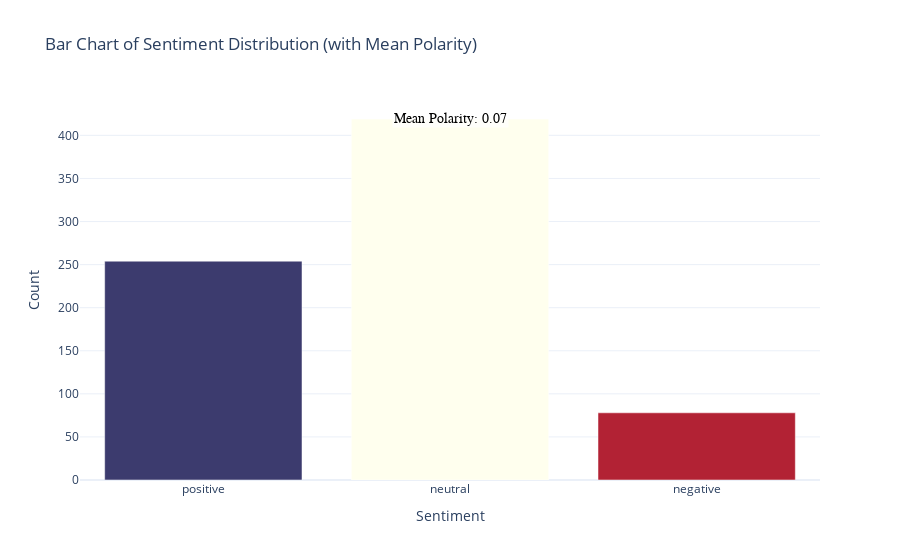

Notebook cell for this chart:
### Code cell
from plotly import graph_objs as go

# Prepare sentiment counts
sentiment_counts = df['Sentiment'].value_counts().reindex(['positive', 'neutral', 'negative'], fill_value=0)

# Calculate mean polarity
mean_polarity = df['polarity'].mean()

fig = go.Figure(
    go.Bar(
        x=sentiment_counts.index,
        y=sentiment_counts.values,
        marker_color=usa_colors
    )
)

# Add mean polarity as annotation
fig.add_annotation(
    x=1,  # Place at 'neutral' bar (index 1)
    y=max(sentiment_counts.values),
    text=f"Mean Polarity: {mean_polarity:.2f}",
    showarrow=False,
    font=dict(color="black", size=14, family="Arial"),
    bgcolor="rgba(255,255,255,0.7)"
)

fig.update_layout(
    title="Bar Chart of Sentiment Distribution (with Mean Polarity)",
    xaxis_title="Sentiment",
    yaxis_title="Count",
    template="plotly_white"
)
fig.show()

### Figure 1 — Plotly figure (JSON) as saved in the notebook; plotly's stock layout.template omitted (floating-point values rounded to 4 significant figures)
{"data": [{"marker": {"color": ["#3C3B6E", "#FFFFEE", "#B22234"]}, "type": "bar", "x": ["positive", "neutral", "negative"], "y": [254, 419, 78]}], "layout": {"annotations": [{"bgcolor": "rgba(255,255,255,0.7)", "font": {"color": "black", "family": "Arial", "size": 14}, "showarrow": false, "text": "Mean Polarity: 0.07", "x": 1, "y": 419}], "title": {"text": "Bar Chart of Sentiment Distribution (with Mean Polarity)"}, "xaxis": {"title": {"text": "Sentiment"}}, "yaxis": {"title": {"text": "Count"}}}}
